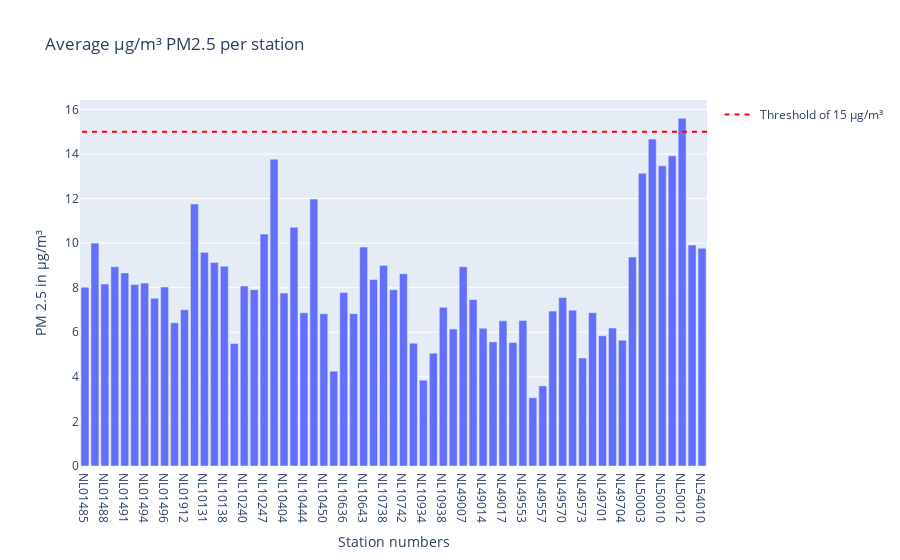

Here is the notebook cell this chart was saved with:
### Code cell
bar_pm25 = px.bar(meanlocation_PM25, x='station_number' , y= 'value', title='Average µg/m³ PM2.5 per station')
bar_pm25.update_layout(yaxis_title='PM 2.5 in µg/m³', xaxis_title= "Station numbers", barmode='group') 
#bar.add_shape(type='line', y0=40, y1=40, xref='paper', x0=0, x1=1, line_color='red')
bar_pm25.add_shape(
    legendrank=1,
    showlegend=True,
    type="line",
    xref="paper",
    line=dict(dash="5px", color='red'),
    x0=1,
    x1=0,
    y0=15,
    y1=15,
    name='Threshold of 15 µg/m³'
)

bar_pm25.show()

### Figure 1 — Plotly figure (JSON) as saved in the notebook; plotly's stock layout.template omitted (floating-point values rounded to 4 significant figures)
{"data": [{"alignmentgroup": "True", "hovertemplate": "station_number=%{x}<br>value=%{y}<extra></extra>", "legendgroup": "", "marker": {"color": "#636efa", "pattern": {"shape": ""}}, "name": "", "offsetgroup": "", "orientation": "v", "showlegend": false, "textposition": "auto", "type": "bar", "x": ["NL01485", "NL01487", "NL01488", "NL01489", "NL01491", "NL01493", "NL01494", "NL01495", "NL01496", "NL01497", "NL01912", "NL01913", "NL10131", "NL10136", "NL10138", "NL10230", "NL10240", "NL10241", "NL10247", "NL10248", "NL10404", "NL10418", "NL10444", "NL10449", "NL10450", "NL10538", "NL10636", "NL10641", "NL10643", "NL10644", "NL10738", "NL10741", "NL10742", "NL10821", "NL10934", "NL10937", "NL10938", "NL49003", "NL49007", "NL49012", "NL49014", "NL49016", "NL49017", "NL49551", "NL49553", "NL49556", "NL49557", "NL49561", "NL49570", "NL49572", "NL49573", "NL49680", "NL49701", "NL49703", "NL49704", "NL49980", "NL50003", "NL50007", "NL50010", "NL50011", "NL50012", "NL54004", "NL54010"], "xaxis": "x", "y": [8.025, 10, 8.162, 8.944, 8.662, 8.144, 8.206, 7.524, 8.029, 6.425, 7.012, 11.76, 9.585, 9.129, 8.962, 5.499, 8.071, 7.912, 10.41, 13.76, 7.757, 10.71, 6.878, 11.98, 6.832, 4.255, 7.784, 6.836, 9.821, 8.367, 8.999, 7.904, 8.626, 5.513, 3.85, 5.063, 7.124, 6.144, 8.944, 7.471, 6.181, 5.569, 6.513, 5.541, 6.531, 3.062, 3.594, 6.95, 7.556, 6.987, 4.844, 6.876, 5.841, 6.188, 5.638, 9.375, 13.13, 14.67, 13.47, 13.92, 15.6, 9.915, 9.766], "yaxis": "y"}], "layout": {"barmode": "group", "legend": {"tracegroupgap": 0}, "shapes": [{"legendrank": 1, "line": {"color": "red", "dash": "5px"}, "name": "Threshold of 15 µg/m³", "showlegend": true, "type": "line", "x0": 1, "x1": 0, "xref": "paper", "y0": 15, "y1": 15}], "title": {"text": "Average µg/m³ PM2.5 per station"}, "xaxis": {"anchor": "y", "domain": [0, 1], "title": {"text": "Station numbers"}}, "yaxis": {"anchor": "x", "domain": [0, 1], "title": {"text": "PM 2.5 in µg/m³"}}}}
